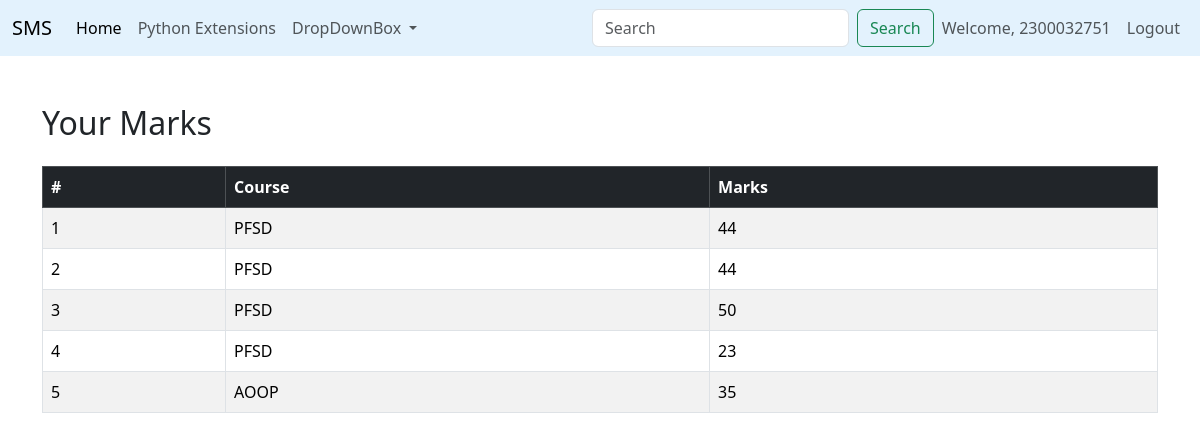
/studentapp/view_marks (signed in), run on the app's committed database.
### facultyapp/models.py (models this page shows, shortened)
class Marks(models.Model):
    COURSE_CHOICES = [
        ('AOOP','ADVANCED Object-Oriented Programming'),
        ('PFSD','Python Full Stack Development'),
    ]
    student = models.ForeignKey(StudentList, on_delete=models.CASCADE)
    course = models.CharField(max_length=50, choices=COURSE_CHOICES)
    Marks = models.IntegerField()

### studentapp/views.py (the view)
# urls.py: path('view_marks', views.view_marks, name='view_marks'),
def view_marks(request):
    user=request.user
    try:
        student_user=User.objects.get(username=user.username)
        student=StudentList.objects.get(Register_Number=student_user)
        marks=Marks.objects.filter(student=student)
        return render(request,'studentapp/view_marks.html',{'marks':marks})
    except (StudentList.DoesNotExist,user.DoesNotExist):
        return render(request,'studentapp/no_studentlist.html', {
                  'error':'No Student found'
              })

### templates/studentapp/view_marks.html (shortened to what this page needs)
{% extends 'Navbar/StudentNavbar.html' %}
{% load static %}
{% block body %}
<div class="container mt-5">
    {% if marks %}
        <h2 class="mb-4">Your Marks</h2>
        <div class="table-responsive">
            <table class="table table-bordered table-striped">
                <thead class="table-dark">
                    <tr>
                        <th>#</th>
                        <th>Course</th>
                        <th>Marks</th>
                    </tr>
                </thead>
                <tbody>
                    {% for mark in marks %}
                    <tr>
                        <td>{{ forloop.counter }}</td>
                        <td>{{ mark.course }}</td>
                        <td>{{ mark.Marks }}</td>
                    </tr>
                    {% endfor %}
                </tbody>
            </table>
        </div>
    {% else %}
        <h2 class="text-danger">No marks available</h2>
    {% endif %}
</div>
{% endblock %}

### templates/Navbar/StudentNavbar.html (shortened to what this page needs)
<!DOCTYPE html>
<html lang="en">
<head>
    <link href="https://cdn.jsdelivr.net/npm/bootstrap@5.3.3/dist/css/bootstrap.min.css" rel="stylesheet">
</head>
<body>
<nav class="navbar navbar-expand-lg" style="background-color: #e3f2fd">
  <div class="container-fluid">
       <a class="navbar-brand" href="{% url 'htmlpage1' %}">SMS</a>
    <div class="collapse navbar-collapse" id="navbarSupportedContent">
      <ul class="navbar-nav me-auto mb-2 mb-lg-0">
        <li class="nav-item">
          <a class="nav-link active" aria-current="page" href="#">Home</a>
        </li>
        <li class="nav-item">
          <a class="nav-link" href="#">Python Extensions</a>
        </li>
        <li class="nav-item dropdown">
          <a class="nav-link dropdown-toggle" href="#" id="navbarDropdown" role="button" data-bs-toggle="dropdown" aria-expanded="false">
            DropDownBox
          </a>
        </li>
        <li class="nav-item">
          <a class="nav-link disabled" href="#" tabindex="-1" aria-disabled="true"></a>
        </li>
      </ul>
      <form class="d-flex">
        <input class="form-control me-2" type="search" placeholder="Search" aria-label="Search">
        <button class="btn btn-outline-success" type="submit">Search</button>
      </form>
    </div>
    <ul  class="navbar-nav ms-auto">
<li>
        {% if user.is_authenticated %}
        <li class="nav-item">
        <span class="nav-link">Welcome, {{ user.username }}</span>
    </li>
          <li class="nav-item">
          <a class="nav-link" href="{% url 'logout' %}">Logout</a>
          </li>
        {% endif %}
 </li>
      </ul>
  </div>
</nav>
{% block body %}
{% endblock %}
</body>
</html>

### data on the page
Marks: course "PFSD", Marks "44"
Marks: course "PFSD", Marks "44"
Marks: course "PFSD", Marks "50"
Marks: course "PFSD", Marks "23"
Marks: course "AOOP", Marks "35"

### other printed values
{{ user.username }} "2300032751"
